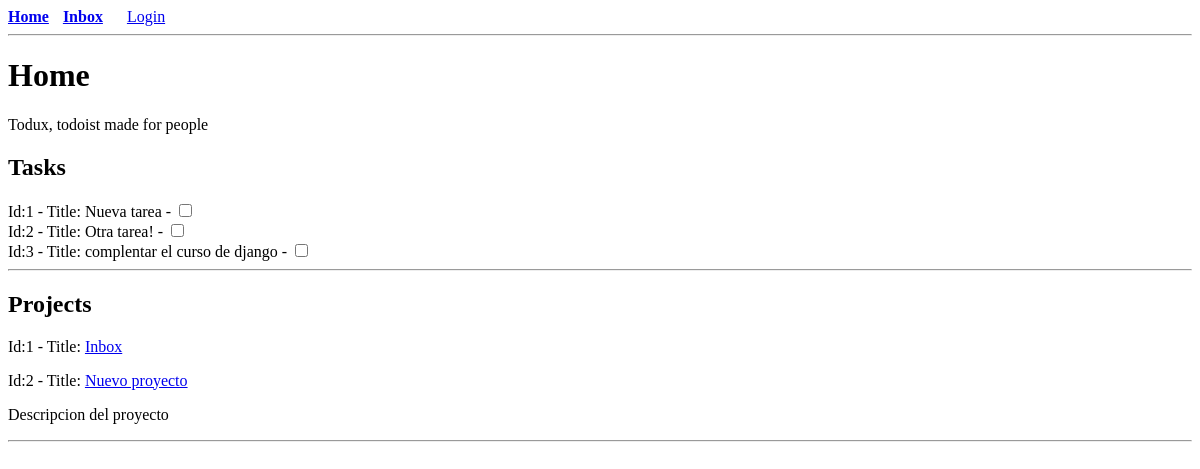
The app's page /, older data.
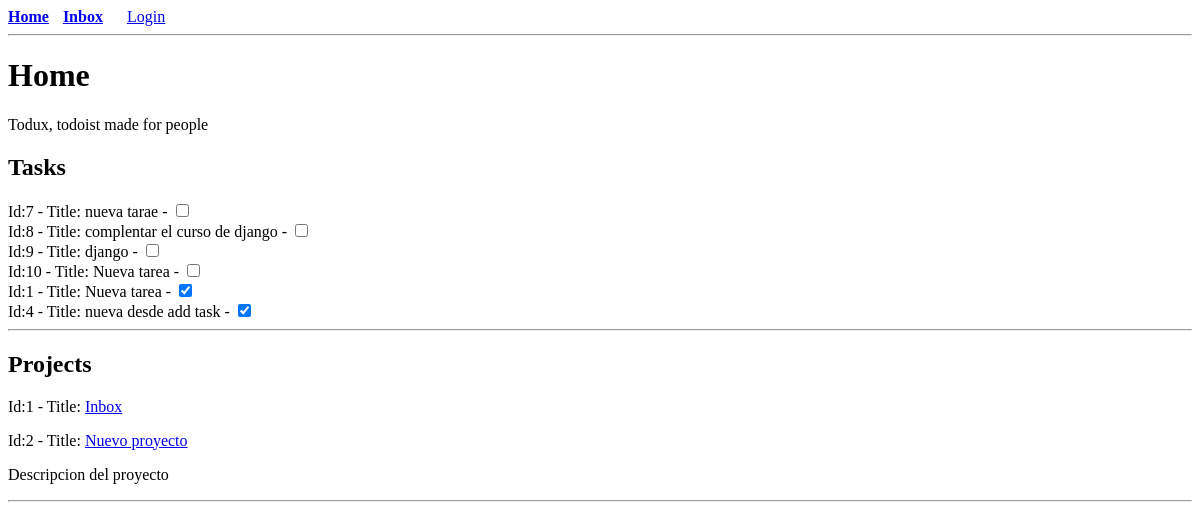
The same page, newer data.
### base/models.py (models this page shows, shortened)
class Task(models.Model):
    title = models.CharField(max_length=500)
    description = models.TextField(blank=True, null=True)
    done = models.BooleanField(default=False)
    start_date = models.DateTimeField(blank=True, null=True)
    due_date = models.DateTimeField(blank=True, null=True)
    priority = models.IntegerField(
        default=1,
        validators=[MinValueValidator(1), MaxValueValidator(4)]
    )
    updated = models.DateTimeField(auto_now=True)
    created = models.DateTimeField(auto_now_add=True)
    project = models.ForeignKey(Project, on_delete=models.CASCADE)
    tags = models.ManyToManyField(Tag, blank=True)
    class Meta():
        ordering = ['done']

class Project(models.Model):
    title = models.CharField(max_length=500)
    description = models.TextField(blank=True, null=True)
    updated = models.DateTimeField(auto_now=True)
    created = models.DateTimeField(auto_now_add=True)

### base/views.py (the view)
# urls.py: path("", views.home, name="home"),
def home(request):
    tasks = Task.objects.all()
    tags = Tag.objects.all()
    projects = Project.objects.all()
    context = {'tasks':tasks,'projects':projects,'tags':tags}
    return render(request,'base/home.html',context)

### base/templates/base/home.html (shortened to what this page needs)
{% extends 'main.html' %}
{% block content %}
<h1>Home</h1>
<p>Todux, todoist made for people</p>
<div>
    <h2>Tasks</h2>
{% for task in tasks %}
<div>
    Id:{{task.id}} - Title: {{task.title}} - <input type="checkbox" name="done" {% if task.done %} checked {% endif %}>
</div>
{% endfor %}
</div>
<hr>
<div>
    <h2>Projects</h2>
{% for project in projects %}
<div>
    Id:{{project.id}} - Title: <a href="{% url 'project' project.id %}">{{project.title}}</a>
    <p>{{project.description}}</p>
</div>
{% endfor %}
</div>
{% endblock %}

### templates/main.html (shortened to what this page needs)
<!DOCTYPE html>
<html lang="en">
<head>
</head>
{% include 'header.html' %}
<body>
<main>
{% block content %}
{% endblock %}
</main>
</body>
{% include 'footer.html' %}
</html>

### templates/header.html (shortened to what this page needs)
<header>
<nav><a href="/" class="link">Home</a></nav>
<nav><a href="/inbox" class="link">Inbox</a></nav>
{%  if request.user.is_authenticated  %}
<nav></nav><a href="{% url 'logout' %}">Logout</a></nav>
{% else %}
<nav></nav><a href="{% url 'login' %}">Login</a></nav>
{% endif %}
</header>
<hr>

### templates/footer.html (shortened to what this page needs)
<hr>

### templates/header.html (style rules this page uses)
nav { display: inline-block; margin-right: 10px; font-weight: 600; }

Row changes from the older to the newer data that the page shows:
removed Task: id "2", title "Otra tarea!"
removed Task: id "3", title "complentar el curso de django"
added Task: id "7", title "nueva tarae"
added Task: id "8", title "complentar el curso de django"
added Task: id "9", title "django"
added Task: id "10", title "Nueva tarea"
changed Task id 1: done "☐" → "☑"
added Task: id "4", title "nueva desde add task", done "☑"
